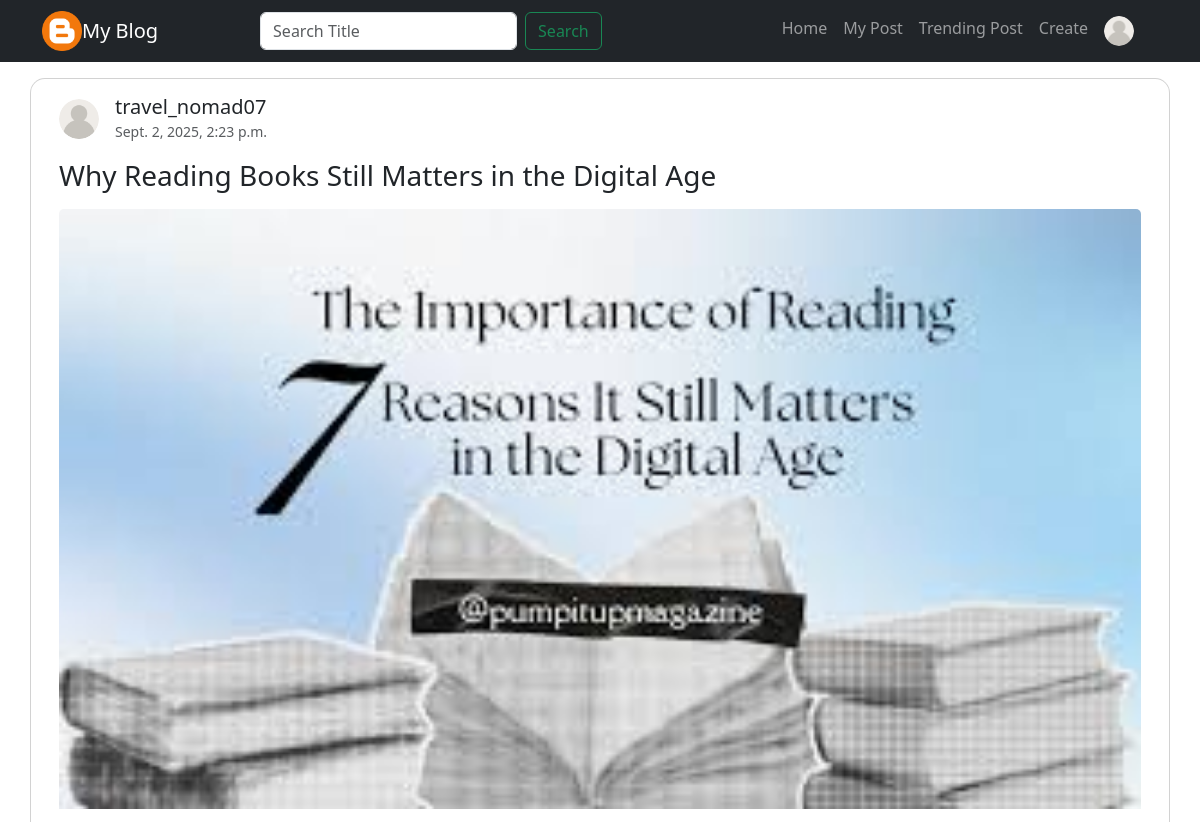
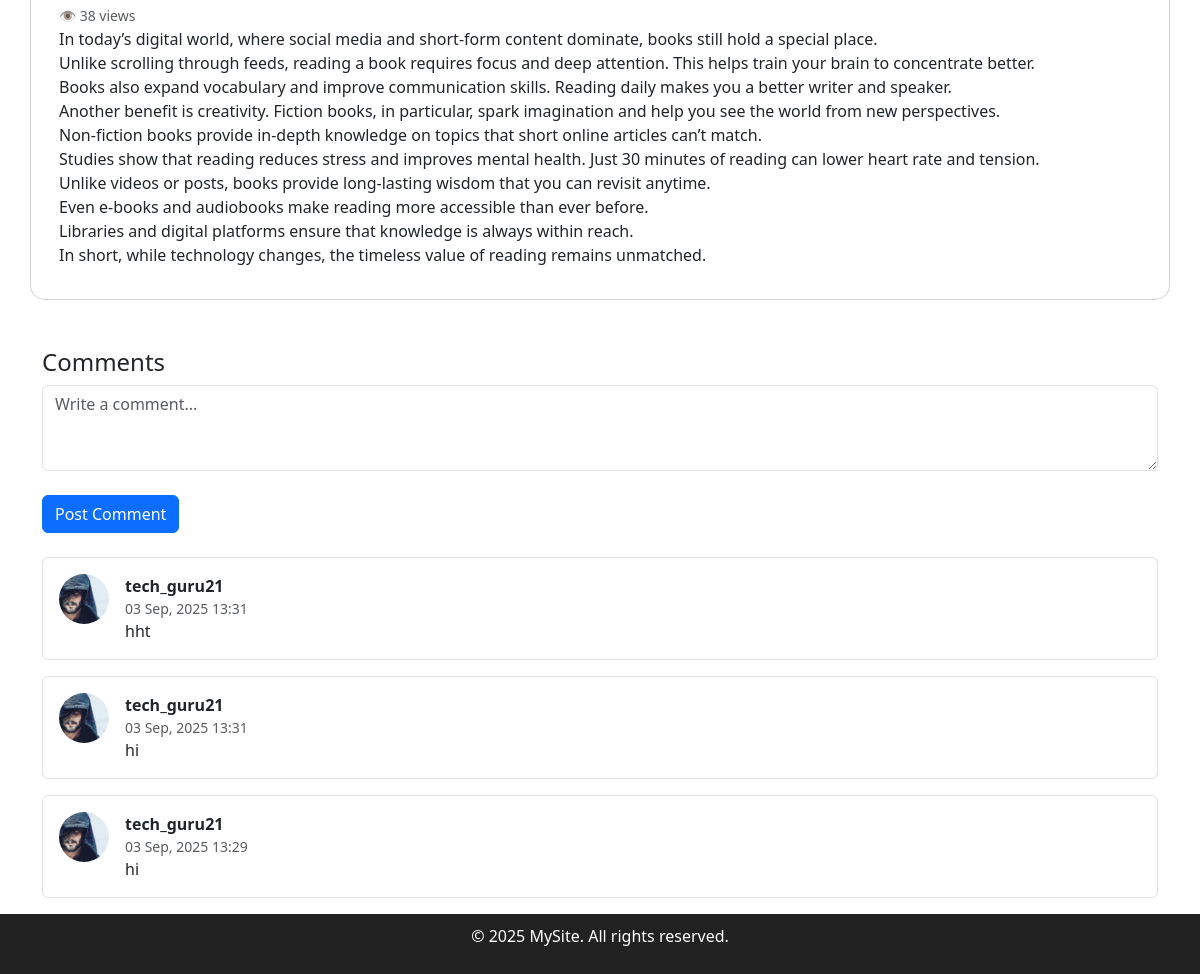
The app's page /user/post/23/ (signed in) with its own data (2 pictures, top to bottom).
### user/models.py (models this page shows, shortened)
class Profile(models.Model):
    user = models.OneToOneField(User, on_delete=models.CASCADE)
    bio = models.TextField(blank=True, null=True, max_length=100)
    profile_pic = models.ImageField(upload_to='profile_pics/', blank=True, null=True, default='blog_images/user (1).png')

### blog/models.py (models this page shows, shortened)
class Post(models.Model):
    title = models.CharField(max_length=100)
    content = models.TextField(null=True)
    created_at = models.DateTimeField(auto_now_add=True)
    file = models.ImageField(upload_to='blog_images/', blank=True, null=True, default='blog_images/default.jpg')
    author = models.ForeignKey(User, on_delete=models.CASCADE, related_name="posts")
    file_url = models.URLField(blank=True, null=True)
    views = models.PositiveIntegerField(default=0)
    @property
    def file_url(self):
        if self.file:                 # Safe: False when there is no file
            try:
                return self.file.url  # Works only if a file exists
            except ValueError:
                pass                  # In case a weird empty value slipped in
        return static('blog/assets/default.jpg')

class Comment(models.Model):
    post = models.ForeignKey(Post, on_delete=models.CASCADE, related_name="comments")
    user = models.ForeignKey(User, on_delete=models.CASCADE)
    content = models.TextField(max_length=500)
    cmt_created_at = models.DateTimeField(auto_now_add=True)

### user/views.py (the view)
# urls.py: path("post/<int:id>/", detail_view, name="detail_view"),
@login_required(login_url='/user/login')
def detail_view(request, id):
    post = get_object_or_404(Post, id=id)
    post.views += 1
    post.save(update_fields=["views"])
    if request.method == "POST":
        comment_form = CommentForm(request.POST)
        if comment_form.is_valid():
            comment = comment_form.save(commit=False)
            comment.post = post
            comment.user = request.user
            comment.save()
            return redirect("detail_view", id=post.id)  # single consistent redirect
    else:
        comment_form = CommentForm()
    comments = post.comments.all().order_by("-cmt_created_at")
    return render(request, "detail_view.html", {
        "post": post,
        "comment_form": comment_form,
        "comments": comments
    })

### blog/forms.py
class CommentForm(forms.ModelForm):
    class Meta:
        model = Comment
        fields = ["content"]
        widgets = {
            "content": forms.Textarea(attrs={
                "class": "form-control",
                "rows": 3,
                "placeholder": "Write a comment..."
            })
        }

### blog/templates/detail_view.html (shortened to what this page needs)
{% extends 'oldbase.html' %}
{% load static %}
{% block content %}
  <div class="container mt-5">
  <div class="row g-4">
    <div class="card col-lg-12 col-md-12 col-sm-12">
      <div class="card-body">
        <div class="d-flex align-items-center mb-3">
           {% if post.author.profile.profile_pic %}
          <img src="{{ post.author.profile.profile_pic.url }}"
               alt="Profile Picture"
               class="rounded-circle me-3"
               style="height: 40px; width: 40px; object-fit: cover;">
          {% else %}
               <img src="{% static 'blog/assets/user (1).png' %}"
                    alt="Profile Picture"
                    class="rounded-circle me-3"
                    style="height: 40px; width: 40px; object-fit: cover;">
          {% endif %}
          <div>
            <h5 class="mb-0">{{ post.author }}</h5>
            <small class="text-muted">{{ post.created_at }}</small>
          </div>
        </div>
        <h3 class="card-title mb-3">{{ post.title }}</h3>
        {% if post.file %}
        <img src="{{ post.file.url }}" class="card-img-top mb-3" alt="{{ post.title }}">
        {% else %}
        <img src="{% static 'blog/assets/default.jpg' %}" class="card-img-top mb-3" alt="No image available">
        {% endif %}
        <p class="text-muted small d-inline">👁️ {{ post.views }} views</p>
        <div class="blog-content">
          {{ post.content|linebreaks }}
        </div>
      </div>
    </div>
  </div>
<div class="mt-5">
  <h4>Comments</h4>
  {% if user.is_authenticated %}
    <form method="POST" class="mb-4">
      <div class="mb-3">
        {{ comment_form.content }}
      </div>
      <button type="submit" class="btn btn-primary mt-2">Post Comment</button>
    </form>
  {% else %}
    <p><a href="{% url 'login' %}">Login</a> to post a comment</p>
  {% endif %}
  <div>
    {% for comment in comments %}
      <div class="border rounded p-3 mb-3 d-flex">
        {% if comment.user.profile.profile_pic %}
          <img src="{{ comment.user.profile.profile_pic.url }}"
               alt="{{ comment.user.username }}"
               class="rounded-circle me-3"
               style="height: 50px; width: 50px; object-fit: cover;">
        {% else %}
          <img src="{% static 'blog/assets/user (1).png' %}"
               alt="Default Profile Picture"
               class="rounded-circle me-3"
               style="height: 50px; width: 50px; object-fit: cover;">
        {% endif %}
        <div>
          <strong>{{ comment.user.username }}</strong>
          <small class="text-muted d-block">{{ comment.cmt_created_at|date:"d M, Y H:i" }}</small>
          <p class="mb-0">{{ comment.content }}</p>
        </div>
      </div>
    {% empty %}
      <p>No Comments yet. Be the first to comment</p>
    {% endfor %}
  </div>
</div>
</div>
  {% endblock %}

### blog/templates/oldbase.html (shortened to what this page needs)
{% load static %}
<!DOCTYPE html>
<html lang="en">
<head>
    <link href="https://cdn.jsdelivr.net/npm/bootstrap@5.3.7/dist/css/bootstrap.min.css" rel="stylesheet">
</head>
<body>
<nav class="navbar navbar-expand-lg navbar-dark bg-dark fixed-top">
    <div class="container">
        <img src="{% static 'blog/assets/blogger.png' %}" alt="logo" style="height:40px;">
        <a class="navbar-brand" href="#">My Blog</a>
        <div class="collapse navbar-collapse" id="navbarNav">
            <form class="d-flex mx-auto" role="search" method="GET" action="{% url 'search' %}">
    <input class="form-control me-2" type="search" placeholder="Search Title" name="q">
    <button class="btn btn-outline-success" type="submit">Search</button>
</form>
            <ul class="navbar-nav ms-auto">
                <li class="nav-item"><a class="nav-link" href="{% url 'dashboard' %}">Home</a></li>
                <li class="nav-item"><a class="nav-link" href="{% url 'mypost' %}">My Post</a></li>
                <li class="nav-item"><a class="nav-link" href="{% url 'trending_post' %}">Trending Post</a></li>
                <li class="nav-item"><a class="nav-link" href="{% url 'create_post' %}">Create</a></li>
                <li class="nav-item">
                <a class="nav-link" href="{% url 'profile' %}">
                  {% if user.profile.profile_pic %}
                  <img src="{{ user.profile.profile_pic.url }}" alt="+" style="height: 30px; width: 30px; object-fit: cover;" class="rounded-circle me-3">
                  {% else %}
                <img src="{% static 'blog/assets/user (1).png' %}" alt="+" style="height: 30px; width: 30px; object-fit: cover;" class="rounded-circle me-3">
                  {% endif %}
                </a>
              </li>
            </ul>
        </div>
    </div>
</nav>
<div class="content">
  {% block content %}{% endblock %}
</div>
<footer class="text-center">
    <div class="container ">
        <p>© 2025 MySite. All rights reserved.</p>
    </div>
</footer>
</body>
</html>

### blog/templates/oldbase.html (style rules this page uses)
footer { background: #222; color: #fff; text-align: center; padding: 10px; }
html, body { height: 100%; }
body { padding-top: 30px; display: flex; flex-direction: column; }
.content { flex: 1; }
.card { background: white; border-radius: 15px; }

### records on screen
Post: author.profile.profile_pic (picture), author "travel_nomad07", created_at "Sept. 2, 2025, 2:23 p.m.", title "Why Reading Books Still Matters in the Digital Age", file (picture), views "38", content "In today’s digital world, where social media and short-form content dominate, books still hold a special place. Unlike scrolling through feeds, reading a book requires focus and deep attention. This helps train your brain to concentrate better. Books also expand vocabulary and improve communication skills. Reading daily makes you a better writer and speaker. Another benefit is creativity. Fiction books, in particular, spark imagination and help you see the world from new perspectives. Non-fiction books provide in-depth knowledge on topics that short online articles can’t match. Studies show that reading reduces stress and improves mental health. Just 30 minutes of reading can lower heart…"
Comment: user.profile.profile_pic (picture), user.username "tech_guru21", cmt_created_at "03 Sep, 2025 13:31", content "hht"
Comment: user.profile.profile_pic (picture), user.username "tech_guru21", cmt_created_at "03 Sep, 2025 13:31", content "hi"
Comment: user.profile.profile_pic (picture), user.username "tech_guru21", cmt_created_at "03 Sep, 2025 13:29", content "hi"
